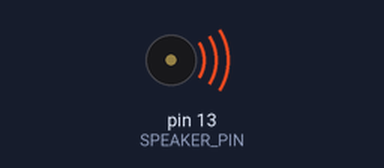
A sketch run on a simulated Arduino Uno, built with avr-gcc and run on an emulated ATmega328P. Shown: buzzer (waves = sounding). What the sketch prints to the serial monitor is not drawn.

Above: at 0.24 s.
Timing chart, 0 to 40.0 s (numbered marks = the images above):
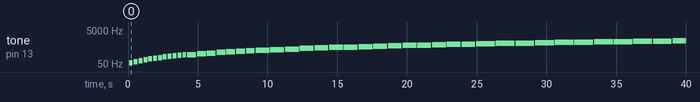

Measured:
- by itself, tone on pin 13 (SPEAKER_PIN): plays 60 Hz for 0.28 s, 70 Hz for 0.28 s, 80 Hz for 0.28 s, 90 Hz for 0.28 s, 100 Hz for 0.28 s, 110 Hz for 0.28 s … (45 notes in this stretch)

The sketch:

find_speaker_resonance.ino
```cpp
#define SPEAKER_PIN 13
#define DELAY 300

// #define START 200
// #define END 1000
#define TIMES 100
#define TDELAY 100

#define START_F 60
#define END_F 2200
#define STEP_F 10
#define DURATION 300
#define GAP 50


void setup() {
  Serial.begin(115200);
}

void beep(int freq, int time){
  int pulse_width = (int)((1000000L / freq) / 2L);
  int pulses = (int)((time * 1000L) / (pulse_width * 2L));
	pinMode(SPEAKER_PIN, OUTPUT);
	for(int j = 0; j < pulses; j++){
		digitalWrite(SPEAKER_PIN, HIGH);
		delayMicroseconds(pulse_width);
		digitalWrite(SPEAKER_PIN, LOW);
		delayMicroseconds(pulse_width);
	}
}

void loop() {
  for(int freq = START_F; freq <= END_F; freq += STEP_F){
    Serial.println(freq);
    beep(freq, DURATION);
    delay(GAP);
  }
}
```
